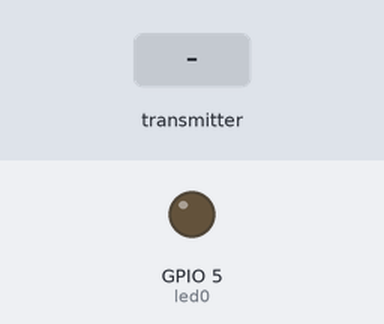
This sketch was run on a simulated ESP8266 (NodeMCU). Parts: output pins drawn as LEDs (lit = HIGH). The inputs (shaded band) are chosen by the test bench.

Above: at 1.2 s.
1.3 s: the transmitter starts sending sensorValue = 1
At 2.5 s:
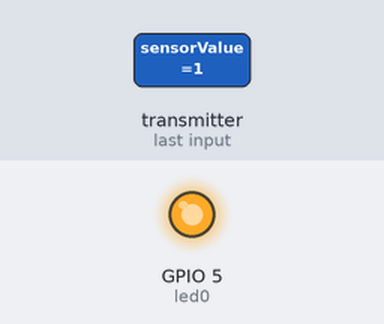
2.8 s: the transmitter starts sending sensorValue = 0
At 3.7 s:
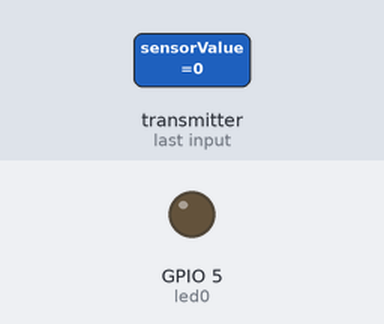
Timing chart, 0 to 5.8 s (numbered marks = the images above; inputs shaded):
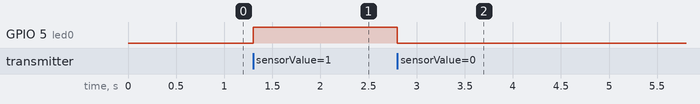

Measured:
- after the input at 1.3 s, GPIO 5 (led0): LOW → HIGH at once
- after the input at 2.8 s, GPIO 5 (led0): HIGH → LOW at once

The sketch:

receiver.ino
```cpp
#include <ESP8266WiFi.h>
#include <espnow.h>

#define led0 5

// Structure example to receive data
// Must match the sender structure
typedef struct struct_message {
    bool sensorValue;
} struct_message;

// Create a struct_message called myData
struct_message myData;

void toggle_leds() {
  digitalWrite(led0, myData.sensorValue == 1 ? HIGH : LOW);

}

// Callback function that will be executed when data is received
void OnDataRecv(uint8_t * mac, uint8_t *incomingData, uint8_t len) {
  memcpy(&myData, incomingData, sizeof(myData));

  toggle_leds();
}

void setup() {
  // Initialize Serial Monitor
  Serial.begin(9600);
  pinMode(led0, OUTPUT);
  // Set device as a Wi-Fi Station
  WiFi.mode(WIFI_STA);

  // Init ESP-NOW
  if (esp_now_init() != 0) {
    Serial.println("Error initializing ESP-NOW");
    return;
  }

  // Once ESPNow is successfully Init, we will register for recv CB to
  // get recv packer info
  esp_now_set_self_role(ESP_NOW_ROLE_SLAVE);
  esp_now_register_recv_cb(OnDataRecv);
}

void loop() {

}
```
